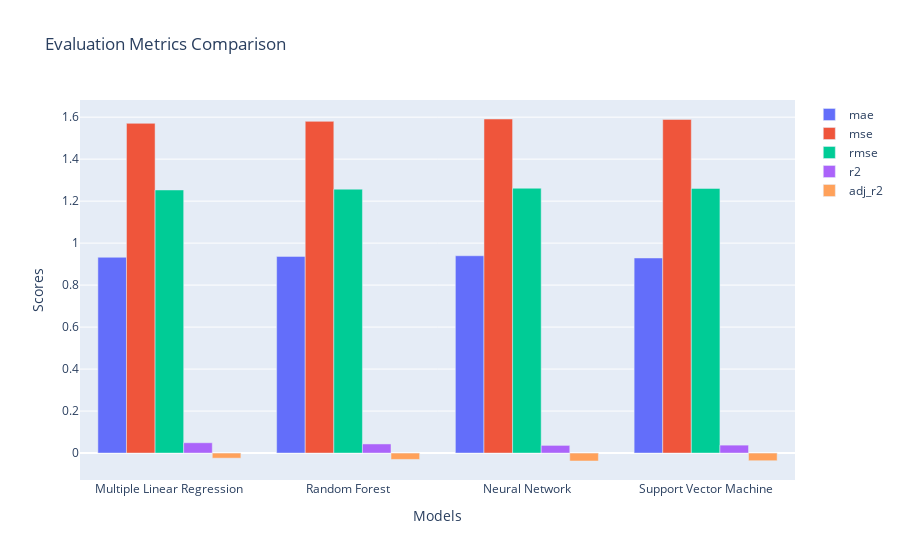

Here is the notebook cell this chart was saved with:
### Code cell
# Extracting model names and metric scores
model_names = [d['model'] for d in regression_stats_val]
metric_labels = list(regression_stats_val[0].keys())[1:]
metric_scores = {metric: [d[metric] for d in regression_stats_val] for metric in metric_labels}

# Plotting the bar chart
fig = go.Figure()

for metric in metric_labels:
    fig.add_trace(go.Bar(
        x=model_names,
        y=metric_scores[metric],
        name=metric
    ))

# Updating the layout
fig.update_layout(
    title='Evaluation Metrics Comparison',
    xaxis_title='Models',
    yaxis_title='Scores',
    barmode='group'
)

# Display the plot
fig.show()

### Figure 1 — Plotly figure (JSON) as saved in the notebook; plotly's stock layout.template omitted (floating-point values rounded to 4 significant figures)
{"data": [{"name": "mae", "type": "bar", "x": ["Multiple Linear Regression", "Random Forest", "Neural Network", "Support Vector Machine"], "y": [0.9325, 0.9368, 0.9398, 0.9293]}, {"name": "mse", "type": "bar", "x": ["Multiple Linear Regression", "Random Forest", "Neural Network", "Support Vector Machine"], "y": [1.571, 1.58, 1.591, 1.589]}, {"name": "rmse", "type": "bar", "x": ["Multiple Linear Regression", "Random Forest", "Neural Network", "Support Vector Machine"], "y": [1.253, 1.257, 1.261, 1.261]}, {"name": "r2", "type": "bar", "x": ["Multiple Linear Regression", "Random Forest", "Neural Network", "Support Vector Machine"], "y": [0.04902, 0.04334, 0.0365, 0.03771]}, {"name": "adj_r2", "type": "bar", "x": ["Multiple Linear Regression", "Random Forest", "Neural Network", "Support Vector Machine"], "y": [-0.02437, -0.0305, -0.03786, -0.03656]}], "layout": {"barmode": "group", "title": {"text": "Evaluation Metrics Comparison"}, "xaxis": {"title": {"text": "Models"}}, "yaxis": {"title": {"text": "Scores"}}}}
